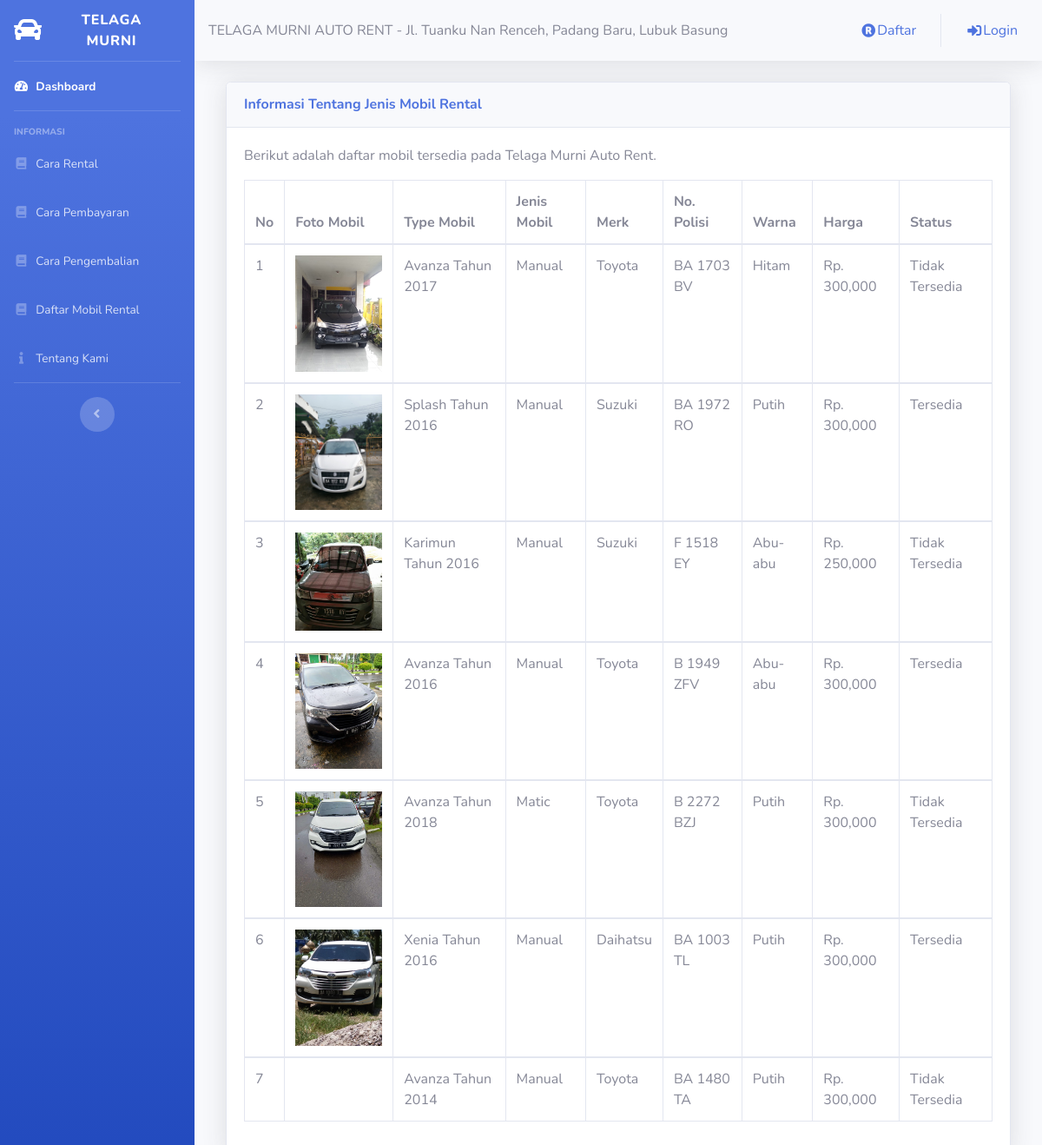
Screenshot of /daftarmobil.php with the database file from the repository.
### tables this page shows
CREATE TABLE `tbl_mobil` (
  `kd_mobil` varchar(6) NOT NULL,
  `foto_mobil` text NOT NULL,
  `type_mobil` varchar(50) NOT NULL,
  `kd_jenis` varchar(6) NOT NULL,
  `merk` varchar(20) NOT NULL,
  `no_polisi` varchar(15) NOT NULL,
  `warna` varchar(20) NOT NULL,
  `harga` int(11) NOT NULL,
  `status` int(11) NOT NULL
);

CREATE TABLE `tbl_jenis` (
  `kd_jenis` varchar(6) NOT NULL,
  `nama_jenis` varchar(20) NOT NULL
);

### daftarmobil.php (the view)
<?php
	include ("style/header.php");
	include ("style/sidebar.php");
?>
<div class="container-fluid">
	<div class="col-lg-12">
		<div class="card shadow mt-3 mb-3">
			<div class="card-header py-3">
				<h6 class="m-0 font-weight-bold text-primary">Informasi Tentang Jenis Mobil Rental</h6>
			</div>
			<div class="card-body">
				<p>Berikut adalah daftar mobil tersedia pada Telaga Murni Auto Rent.</p>
				<table class="table table-bordered">
					<thead>
						<tr>
							<th>No</th>
							<th>Foto Mobil</th>
							<th>Type Mobil</th>
							<th>Jenis Mobil</th>
							<th>Merk</th>
							<th>No. Polisi</th>
							<th>Warna</th>
							<th>Harga</th>
							<th>Status</th>
						</tr>
					</thead>
					<?php
					include ("config/koneksi.php");
					$no=1;
						$sql = mysqli_query($konek, "SELECT * FROM tbl_mobil a LEFT JOIN tbl_jenis b ON a.kd_jenis=b.kd_jenis");
						while($array = mysqli_fetch_assoc($sql)){
					?>
					<tbody>
						<tr>
							<td><?php echo $no++; ?></td>
							<td><img src="fotomobil/<?php echo $array['foto_mobil']; ?>" alt="" width="100"></td>
							<td><?php echo $array['type_mobil']; ?></td>
							<td><?php echo $array['nama_jenis']; ?></td>
							<td><?php echo $array['merk']; ?></td>
							<td><?php echo $array['no_polisi']; ?></td>
							<td><?php echo $array['warna']; ?></td>
							<td><?php echo 'Rp. '. number_format($array['harga']); ?></td>
							<td><?php if($array['status'] == 1){
									echo "Tersedia";
									}else{
									echo "Tidak Tersedia";
									} ?>
							</td>
						</tr>
					</tbody>
					<?php
					}
					?>
				</table>
			</div>
		</div>
	</div>
</div>
<?php
	include ("style/footer.php");
?>

### style/header.php (shortened to what this page needs)
<!DOCTYPE html>
<html lang="en">
<head>
  <link href="../telaga-murni/assets/vendor/fontawesome-free/css/all.min.css" rel="stylesheet" type="text/css">
  <link href="../telaga-murni/assets/css/sb-admin-2.min.css" rel="stylesheet">
</head>

### style/sidebar.php (shortened to what this page needs)
<body id="page-top">
  <div id="wrapper">
    <ul class="navbar-nav bg-gradient-primary sidebar sidebar-dark accordion" id="accordionSidebar">
      <a class="sidebar-brand d-flex align-items-center justify-content-center" href="index.php">
        <div class="sidebar-brand-icon">
          <i class="fas fa-car"></i>
        </div>
        <div class="sidebar-brand-text mx-3">TELAGA MURNI</div>
      </a>
      <hr class="sidebar-divider my-0">
      <li class="nav-item active">
        <a class="nav-link" href="index.php">
          <i class="fas fa-fw fa-tachometer-alt"></i>
          <span>Dashboard</span></a>
        </li>
        <hr class="sidebar-divider">
        <div class="sidebar-heading">
          Informasi
        </div>
        <li class="nav-item">
          <a class="nav-link" href="cararental.php">
            <i class="fas fa-fw fa-book"></i>
            <span>Cara Rental</span></a>
          </li>
          <li class="nav-item">
            <a class="nav-link" href="carapembayaran.php">
              <i class="fas fa-fw fa-book"></i>
              <span>Cara Pembayaran</span></a>
            </li>
          <li class="nav-item">
            <a class="nav-link" href="carakembali.php">
              <i class="fas fa-fw fa-book"></i>
              <span>Cara Pengembalian</span></a>
            </li>
            <li class="nav-item">
              <a class="nav-link" href="daftarmobil.php">
                <i class="fas fa-fw fa-book"></i>
                <span>Daftar Mobil Rental</span></a>
              </li>
              <li class="nav-item">
                <a class="nav-link" href="infokami.php">
                  <i class="fas fa-fw fa-info"></i>
                  <span>Tentang Kami</span></a>
                </li>
                <hr class="sidebar-divider d-none d-md-block">
                <div class="text-center d-none d-md-inline">
                  <button class="rounded-circle border-0" id="sidebarToggle"></button>
                </div>
              </ul>
              <div id="content-wrapper" class="d-flex flex-column">
                <div id="content">
                  <nav class="navbar navbar-expand bg-blue topbar mb-4 static-top shadow">
                    TELAGA MURNI AUTO RENT - Jl. Tuanku Nan Renceh, Padang Baru, Lubuk Basung
                    <ul class="navbar-nav ml-auto">
                      <li class="nav-item">
                        <a class="nav-link" href="regis.php">
                          <i class="fas fa-fw fa-registered"></i>
                          <span>Daftar</span></a>
                        </li>
                        <li class="nav-item">
                          <a class="nav-link" href="login.php">
                            <i class="fas fa-fw fa-sign-in-alt"></i>
                            <span>Login</span></a>
                          </li>
                        </ul>
                      </nav>

### style/footer.php (shortened to what this page needs)
</body>
</html>

### rows the page displays
tbl_mobil: foto_mobil (picture), type_mobil "Avanza Tahun 2017", kd_jenis.nama_jenis "Manual", merk "Toyota", no_polisi "BA 1703 BV", warna "Hitam", harga "300,000", status "Tidak Tersedia"
tbl_mobil: foto_mobil (picture), type_mobil "Splash Tahun 2016", kd_jenis.nama_jenis "Manual", merk "Suzuki", no_polisi "BA 1972 RO", warna "Putih", harga "300,000", status "Tersedia"
tbl_mobil: foto_mobil (picture), type_mobil "Karimun Tahun 2016", kd_jenis.nama_jenis "Manual", merk "Suzuki", no_polisi "F 1518 EY", warna "Abu-abu", harga "250,000", status "Tidak Tersedia"
tbl_mobil: foto_mobil (picture), type_mobil "Avanza Tahun 2016", kd_jenis.nama_jenis "Manual", merk "Toyota", no_polisi "B 1949 ZFV", warna "Abu-abu", harga "300,000", status "Tersedia"
tbl_mobil: foto_mobil (picture), type_mobil "Avanza Tahun 2018", kd_jenis.nama_jenis "Matic", merk "Toyota", no_polisi "B 2272 BZJ", warna "Putih", harga "300,000", status "Tidak Tersedia"
tbl_mobil: foto_mobil (picture), type_mobil "Xenia Tahun 2016", kd_jenis.nama_jenis "Manual", merk "Daihatsu", no_polisi "BA 1003 TL", warna "Putih", harga "300,000", status "Tersedia"
tbl_mobil: type_mobil "Avanza Tahun 2014", kd_jenis.nama_jenis "Manual", merk "Toyota", no_polisi "BA 1480 TA", warna "Putih", harga "300,000", status "Tidak Tersedia"
